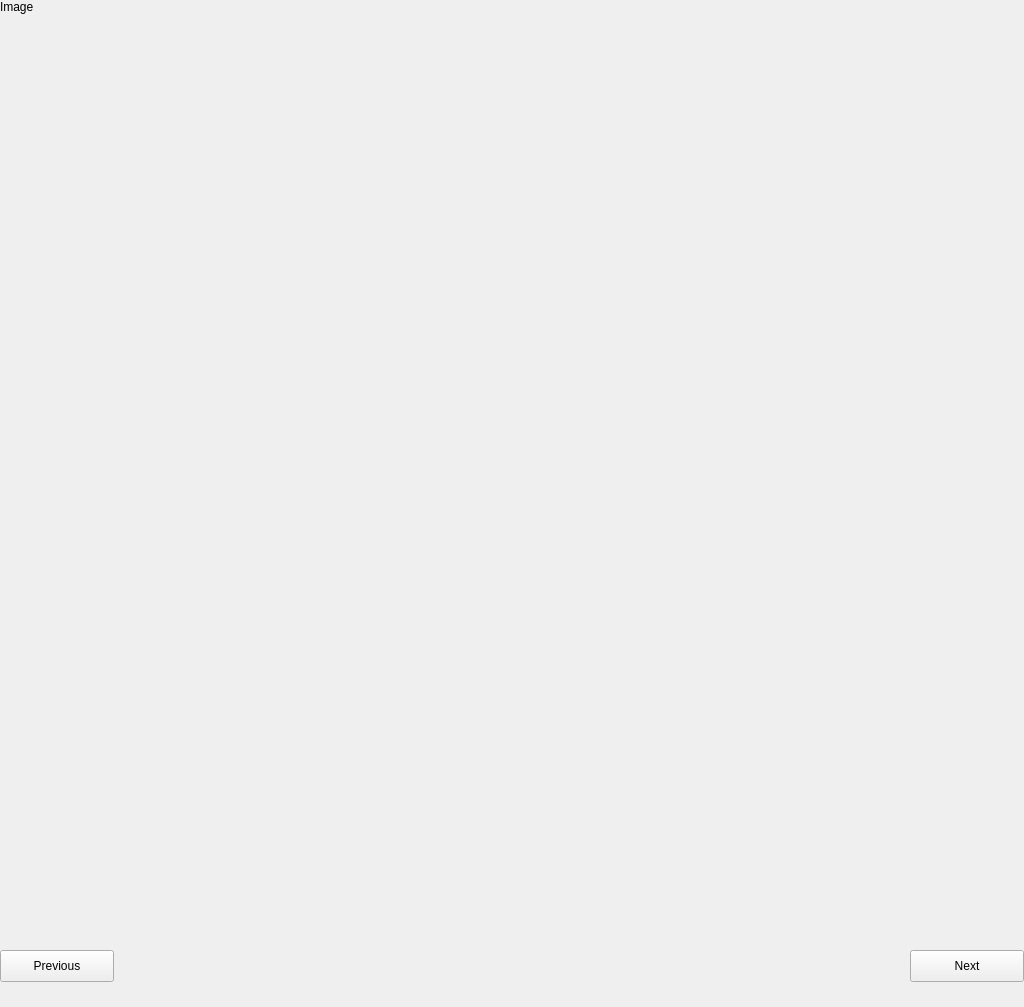
<?xml version="1.0" encoding="UTF-8"?>
<ui version="4.0">
 <class>SecondaryObjectLocalisationWindow</class>
 <widget class="QMainWindow" name="SecondaryObjectLocalisationWindow">
  <property name="geometry">
   <rect>
    <x>0</x>
    <y>0</y>
    <width>1024</width>
    <height>1007</height>
   </rect>
  </property>
  <property name="windowTitle">
   <string>MainWindow</string>
  </property>
  <widget class="QWidget" name="centralwidget">
   <widget class="QLabel" name="image">
    <property name="geometry">
     <rect>
      <x>0</x>
      <y>0</y>
      <width>1024</width>
      <height>921</height>
     </rect>
    </property>
    <property name="cursor">
     <cursorShape>ArrowCursor</cursorShape>
    </property>
    <property name="text">
     <string>Image</string>
    </property>
    <property name="alignment">
     <set>Qt::AlignLeading|Qt::AlignLeft|Qt::AlignTop</set>
    </property>
   </widget>
   <widget class="QPushButton" name="pushButton">
    <property name="geometry">
     <rect>
      <x>910</x>
      <y>950</y>
      <width>114</width>
      <height>32</height>
     </rect>
    </property>
    <property name="text">
     <string>Next</string>
    </property>
   </widget>
   <widget class="QPushButton" name="pushButton_2">
    <property name="geometry">
     <rect>
      <x>0</x>
      <y>950</y>
      <width>114</width>
      <height>32</height>
     </rect>
    </property>
    <property name="text">
     <string>Previous</string>
    </property>
   </widget>
  </widget>
 </widget>
 <resources/>
 <connections/>
</ui>
